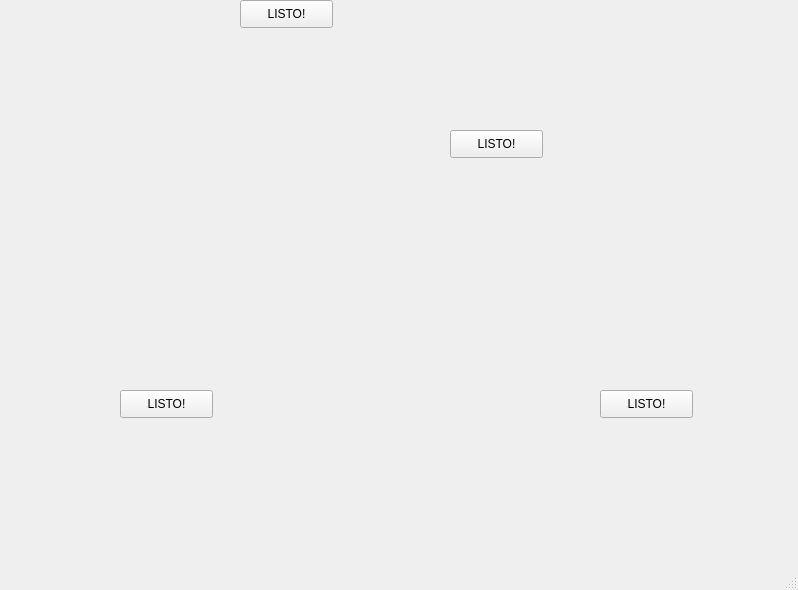
<?xml version="1.0" encoding="UTF-8"?>
<ui version="4.0">
 <class>Mapa</class>
 <widget class="QMainWindow" name="Mapa">
  <property name="geometry">
   <rect>
    <x>0</x>
    <y>0</y>
    <width>798</width>
    <height>590</height>
   </rect>
  </property>
  <property name="windowTitle">
   <string>MainWindow</string>
  </property>
  <widget class="QWidget" name="centralwidget">
   <widget class="QLabel" name="fondo">
    <property name="geometry">
     <rect>
      <x>0</x>
      <y>0</y>
      <width>801</width>
      <height>531</height>
     </rect>
    </property>
    <property name="styleSheet">
     <string notr="true">border-image: url(:/files/fondos/mapa.png);</string>
    </property>
    <property name="text">
     <string/>
    </property>
   </widget>
   <widget class="QPushButton" name="b4">
    <property name="geometry">
     <rect>
      <x>600</x>
      <y>390</y>
      <width>93</width>
      <height>28</height>
     </rect>
    </property>
    <property name="text">
     <string>LISTO!</string>
    </property>
   </widget>
   <widget class="QPushButton" name="b3">
    <property name="geometry">
     <rect>
      <x>240</x>
      <y>0</y>
      <width>93</width>
      <height>28</height>
     </rect>
    </property>
    <property name="text">
     <string>LISTO!</string>
    </property>
   </widget>
   <widget class="QPushButton" name="b2">
    <property name="geometry">
     <rect>
      <x>450</x>
      <y>130</y>
      <width>93</width>
      <height>28</height>
     </rect>
    </property>
    <property name="text">
     <string>LISTO!</string>
    </property>
   </widget>
   <widget class="QPushButton" name="b1">
    <property name="geometry">
     <rect>
      <x>120</x>
      <y>390</y>
      <width>93</width>
      <height>28</height>
     </rect>
    </property>
    <property name="text">
     <string>LISTO!</string>
    </property>
   </widget>
  </widget>
  <widget class="QMenuBar" name="menubar">
   <property name="geometry">
    <rect>
     <x>0</x>
     <y>0</y>
     <width>798</width>
     <height>25</height>
    </rect>
   </property>
  </widget>
  <widget class="QStatusBar" name="statusbar"/>
 </widget>
 <resources/>
 <connections/>
</ui>
